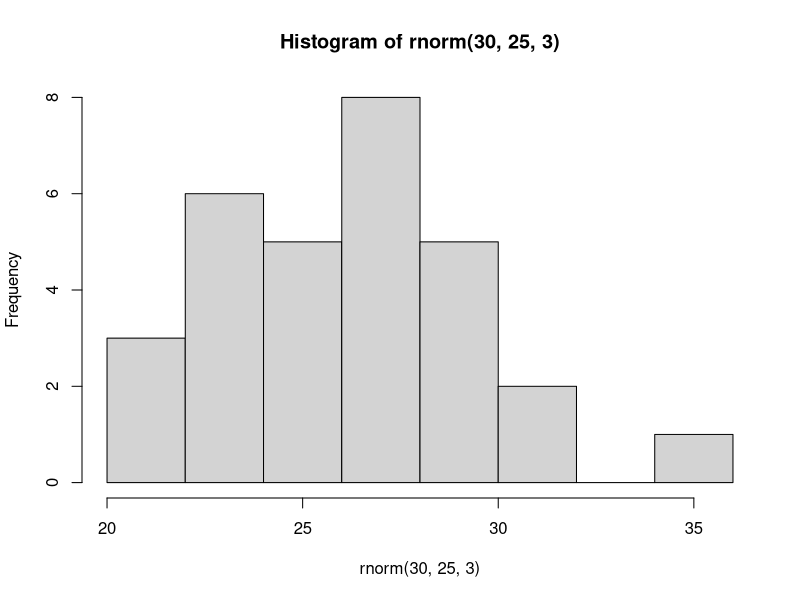

This figure's R source:
## ---- chunk 1
hist(rnorm(30, 25,3))
